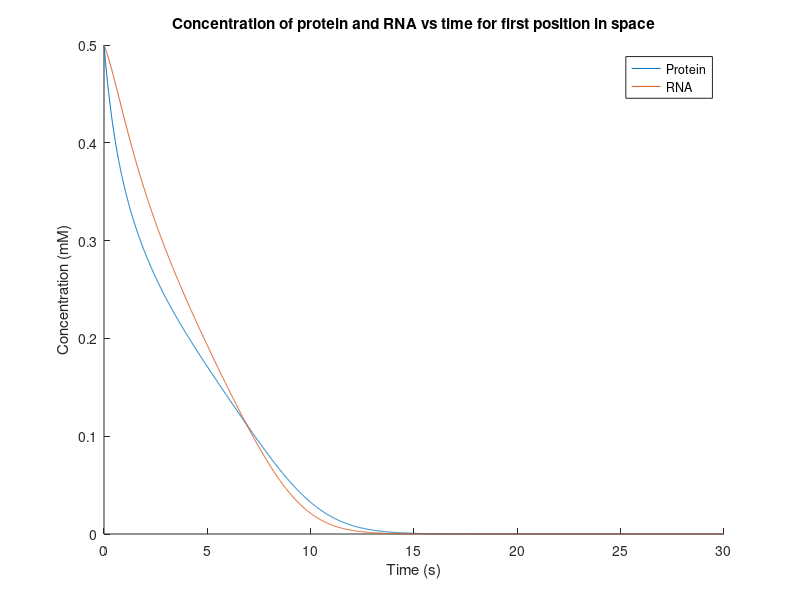
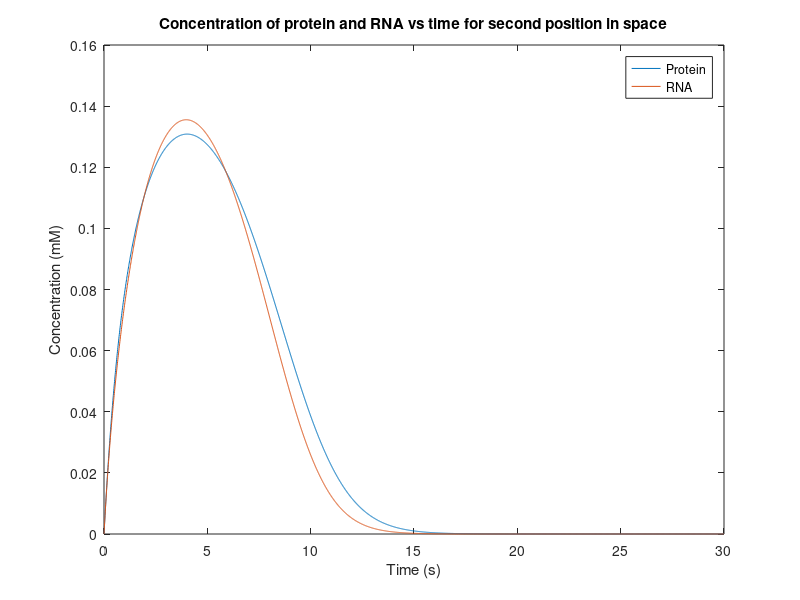
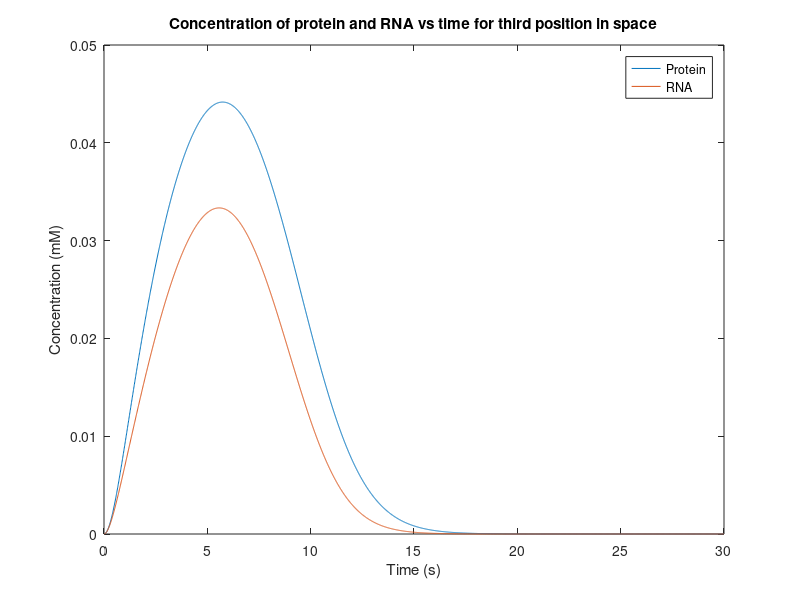
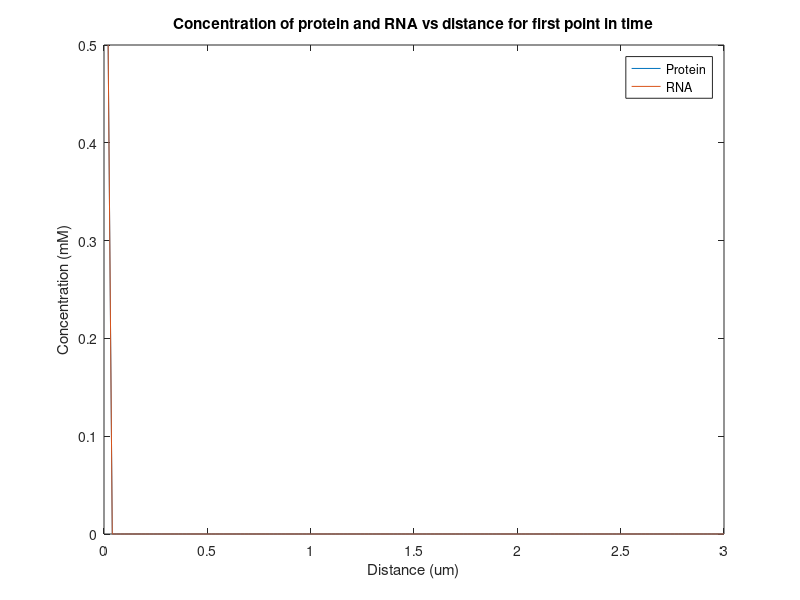

Write MATLAB code to recreate these figures, in order.
%set up time and space parameters
timestep = 0.01;
totaltime = 30;
time = (0:timestep:totaltime);
numtsteps = totaltime/timestep;
distancestep = 0.02;
totaldistance = 3;
distance = (distancestep:distancestep:totaldistance);
numdsteps = totaldistance/distancestep;

%initialize protein and RNA matrices: rows are distance, columns are time
Xrna = zeros(numdsteps, numtsteps);
Xprot = zeros(numdsteps, numtsteps);

%initial conditions
Xrna(1,1) = 0.5;
Xprot(1,1) = 0.5;

for (t=1:numtsteps)
    for (i=1:numdsteps)
        
        
       
        %find laplacian for each species with absorbing boundary conditions
        switch i
            case 1
                lap_rna = (Xrna(2,t) - 2*Xrna(1,t))/ distancestep^2;
                lap_prot = (Xprot(2,t) - 2*Xprot(1,t))/ distancestep^2;
            case numdsteps
                lap_rna = (Xrna(numdsteps-1,t)-2*Xrna(numdsteps,t)) / distancestep^2;
                lap_prot = (Xprot(numdsteps-1,t)-2*Xprot(numdsteps,t)) / distancestep^2;
            otherwise               
                lap_rna = (Xrna(i+1, t) + Xrna(i-1, t) - 2*Xrna(i, t)) / distancestep^2;
                lap_prot = (Xprot(i+1, t) + Xprot(i-1, t) - 2*Xprot(i, t)) / distancestep^2;
        end
        
        
        %find rates for each species
        dXprot_dt = Xrna(i, t) - Xprot(i, t) + 0.0001*lap_prot;
        dXrna_dt = ( (Xprot(i,t)^2)/((0.33^2) + (Xprot(i,t)^2)) ) - Xrna(i,t) + 0.0001*lap_rna;
        
        %forward euler
        Xprot(i, t+1) = Xprot(i,t) + dXprot_dt*timestep;
        Xrna(i, t+1) = Xrna(i,t) + dXrna_dt*timestep;
        
    end    
    
end
hold on
figure(1)
plot(time, Xprot(1,:), 'DisplayName', 'Protein')
plot(time, Xrna(1,:), 'DisplayName', 'RNA')
title('Concentration of protein and RNA vs time for first position in space')
xlabel('Time (s)')
ylabel('Concentration (mM)')
legend()
hold off

figure(2)
plot(time, Xprot(2,:), 'DisplayName', 'Protein')
hold on
plot(time, Xrna(2,:), 'DisplayName', 'RNA')
title('Concentration of protein and RNA vs time for second position in space')
xlabel('Time (s)')
ylabel('Concentration (mM)')
legend()
hold off

figure(3)
plot(time, Xprot(3,:), 'DisplayName', 'Protein')
hold on
plot(time, Xrna(3,:), 'DisplayName', 'RNA')
title('Concentration of protein and RNA vs time for third position in space')
xlabel('Time (s)')
ylabel('Concentration (mM)')
legend()
hold off

figure(4)
plot(distance, Xprot(:,1), 'DisplayName', 'Protein')
hold on
plot(distance, Xrna(:,1), 'DisplayName', 'RNA')
title('Concentration of protein and RNA vs distance for first point in time')
xlabel('Distance (um)')
ylabel('Concentration (mM)')
legend()
hold off

figure(5)
plot(distance, Xprot(:,numtsteps), 'DisplayName', 'Protein')
hold on
plot(distance, Xrna(:,numtsteps), 'DisplayName', 'RNA')
title('Concentration of protein and RNA vs distance for last point in time')
xlabel('Distance (um)')
ylabel('Concentration (mM)')
hold off
legend()
